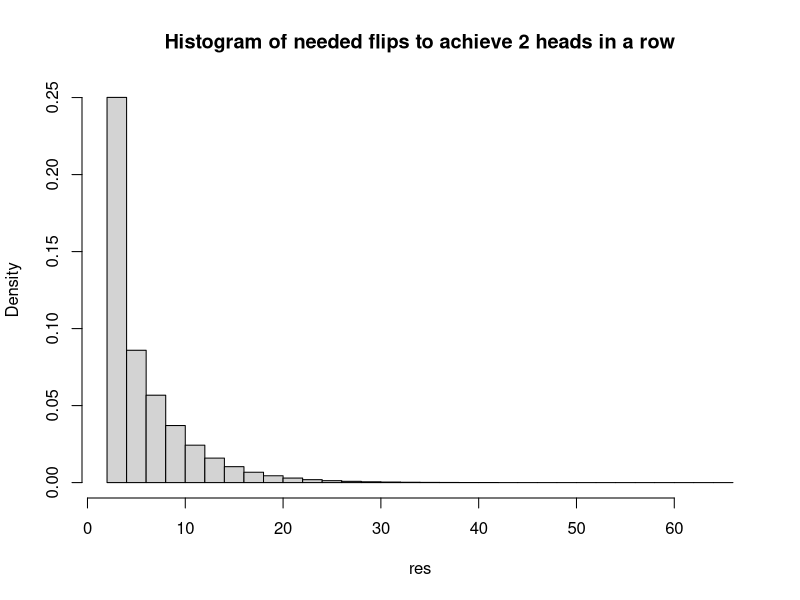

The R script that drew this image:
## ---- chunk 1
knitr::opts_chunk$set(echo = TRUE)
## ---- chunk 2
flip_coins <- function(p) {
  flips <- integer()
  i <- 1
  flag = FALSE
  
  while(flag == FALSE) {
    flips[i] <- sample(c(0, 1), 1, prob = c(1 - p, p))
    
    if (i >= 2 && (flips[i] == 1 && flips[i - 1] == 1)) {
      flag = TRUE
      break
    }
    
    i <- i + 1
  }
	
  return (i)
} 

trials <- 1000000
p <- 0.5
res <- replicate(trials, flip_coins(p))
hist(res, breaks = 25, freq = FALSE, main = "Histogram of needed flips to achieve 2 heads in a row")
ari_mean_res <- mean(res)
cat("The expectated value of the needed flips to achieve 2 heads in a row is", ari_mean_res)

